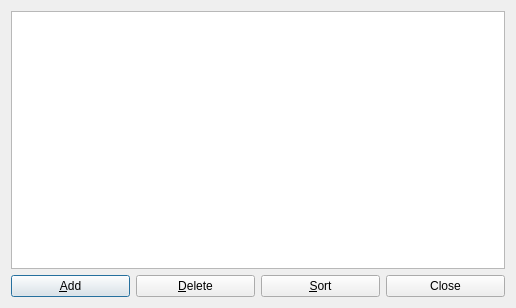
<?xml version="1.0" encoding="UTF-8"?>
<ui version="4.0">
 <class>RefDataDlg</class>
 <widget class="QDialog" name="RefDataDlg">
  <property name="geometry">
   <rect>
    <x>0</x>
    <y>0</y>
    <width>516</width>
    <height>308</height>
   </rect>
  </property>
  <property name="windowTitle">
   <string>Dialog</string>
  </property>
  <layout class="QGridLayout" name="gridLayout">
   <item row="0" column="0" colspan="4">
    <widget class="QTableView" name="table_view"/>
   </item>
   <item row="1" column="0">
    <widget class="QPushButton" name="add_button">
     <property name="text">
      <string>&amp;Add</string>
     </property>
    </widget>
   </item>
   <item row="1" column="1">
    <widget class="QPushButton" name="delete_button">
     <property name="text">
      <string>&amp;Delete</string>
     </property>
    </widget>
   </item>
   <item row="1" column="2">
    <widget class="QPushButton" name="sort_button">
     <property name="text">
      <string>&amp;Sort</string>
     </property>
    </widget>
   </item>
   <item row="1" column="3">
    <widget class="QPushButton" name="close_button">
     <property name="contextMenuPolicy">
      <enum>Qt::DefaultContextMenu</enum>
     </property>
     <property name="text">
      <string>Close</string>
     </property>
    </widget>
   </item>
  </layout>
 </widget>
 <resources/>
 <connections/>
</ui>
